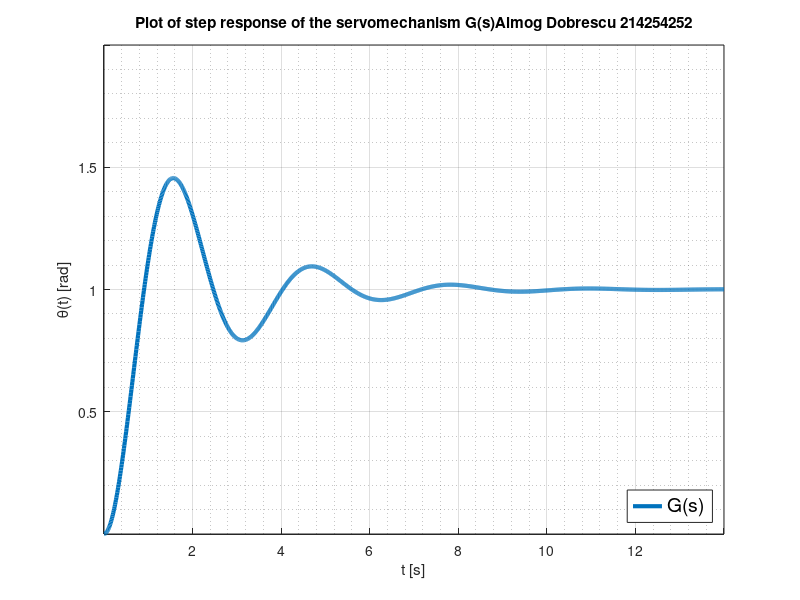
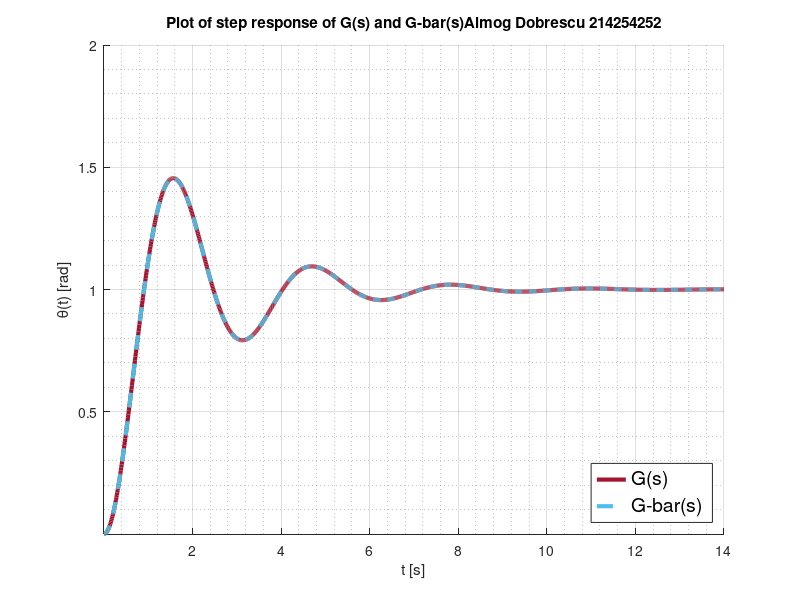
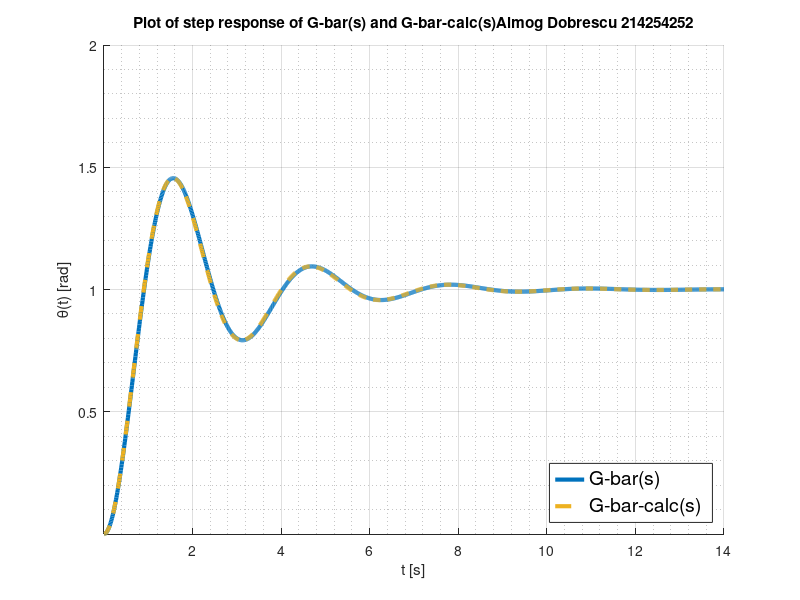

These figures' MATLAB source, in order:
clc;

%define the constanse
K_amp = 10;
N_r = 4.5;
R_a = 2.21;
K_m = 0.0242;
K_b = 0.0242;
J = 1.15;
b = 1.15;
L_a = 0.00026;
K = 10;
Zeta = ((b*R_a+K_m*K_b*N_r*N_r)/(2*(J*R_a*K*K_amp*K_m*N_r)^0.5));
Omega_n = ((K*K_amp*K_m*N_r)/(J*R_a))^0.5;
C = 1;
Zeta_calc = 0.24259;
Omega_n_calc = 2.082524;
C_calc = 1;

%Q2.1.

%define the transfer function
G = tf(K*K_amp*K_m*N_r,[L_a*J b*L_a+R_a*J b*R_a+K_m*K_b*N_r*N_r K*K_amp*K_m*N_r]);
t = 0:0.01:14;
[yG,t_yG] = step(G,t);

%ploting the step response
fig1 = figure ("Name",'yG','Position',[200 200 900 500]);
plot(t_yG,yG,'LineWidth',3)
title (["Plot of step response of the servomechanism G(s)", "Almog Dobrescu 214254252"])
xlabel('t [s]')
ylabel('\theta(t) [rad]')
set(gca,'XAxisLocation','origin')
set(gca,'YAxisLocation','origin')
grid on
grid minor
legend('G(s)','FontSize',14 ,'Location','southeast')
exportgraphics(fig1, 'Q2_1-graph.png','Resolution',1200); %export the fig to a png file
%%

%Q2.3.

%define the transfer function
G_bar = tf(C*Omega_n^2,[1 2*Zeta*Omega_n Omega_n^2]);
[yG_bar,t_yG_bar] = step(G_bar,t);

%ploting the step response for G_bar and G
fig2 = figure ("Name",'yG and yG_bar','Position',[500 200 900 500]);
hold all
plot(t_yG,yG,'LineWidth',3,'Color',[0.6350 0.0780 0.1840])
plot(t_yG_bar, yG_bar ,'--','LineWidth',3, 'Color',[0.3010 0.7450 0.9])
title (["Plot of step response of G(s) and G-bar(s)", "Almog Dobrescu 214254252"])
xlabel('t [s]')
ylabel('\theta(t) [rad]')
set(gca,'XAxisLocation','origin')
set(gca,'YAxisLocation','origin')
grid on
grid minor
legend({'G(s)',"G-bar(s)"},'FontSize',14 ,'Location','southeast')
exportgraphics(fig2, 'Q2_3-graph.png','Resolution',1200); %export the fig to a png file
%%

%Q2.5.

%define the transfer function
G_bar_calc = tf(C*Omega_n_calc^2,[1 2*Zeta_calc*Omega_n_calc Omega_n_calc^2]);
[yG_bar_calc,t_yG_bar_calc] = step(G_bar_calc,t);

%ploting the step response for G_bar and G
fig3 = figure ("Name",'yG_bar and yG_bar_calculated','Position',[800 200 900 500]);
hold all
plot(t_yG_bar,yG_bar,'LineWidth',3,'Color',[0 0.4470 0.7410])
plot(t_yG_bar_calc, yG_bar_calc ,'--','LineWidth',3, 'Color',[0.9290 0.6940 0.1250])
title (["Plot of step response of G-bar(s) and G-bar-calc(s)", "Almog Dobrescu 214254252"])
xlabel('t [s]')
ylabel('\theta(t) [rad]')
set(gca,'XAxisLocation','origin')
set(gca,'YAxisLocation','origin')
grid on
grid minor
legend({'G-bar(s)',"G-bar-calc(s)"},'FontSize',14 ,'Location','southeast')
exportgraphics(fig3, 'Q2_5-graph.png','Resolution',1200); %export the fig to a png file


